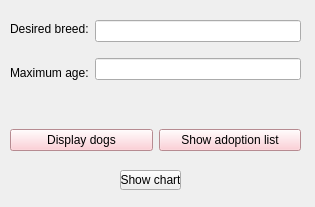
<?xml version="1.0" encoding="UTF-8"?>
<ui version="4.0">
 <class>userwindow</class>
 <widget class="QWidget" name="userwindow">
  <property name="windowModality">
   <enum>Qt::WindowModality::NonModal</enum>
  </property>
  <property name="geometry">
   <rect>
    <x>0</x>
    <y>0</y>
    <width>315</width>
    <height>207</height>
   </rect>
  </property>
  <property name="acceptDrops">
   <bool>true</bool>
  </property>
  <property name="windowTitle">
   <string>User</string>
  </property>
  <property name="autoFillBackground">
   <bool>true</bool>
  </property>
  <widget class="QWidget" name="horizontalLayoutWidget">
   <property name="geometry">
    <rect>
     <x>10</x>
     <y>10</y>
     <width>291</width>
     <height>81</height>
    </rect>
   </property>
   <layout class="QHBoxLayout" name="horizontalLayout">
    <item>
     <layout class="QVBoxLayout" name="verticalLayout_3">
      <item>
       <widget class="QLabel" name="label">
        <property name="text">
         <string>Desired breed:</string>
        </property>
       </widget>
      </item>
      <item>
       <widget class="QLabel" name="label_2">
        <property name="text">
         <string>Maximum age:</string>
        </property>
       </widget>
      </item>
     </layout>
    </item>
    <item>
     <layout class="QVBoxLayout" name="verticalLayout_2">
      <item>
       <widget class="QLineEdit" name="lineEditBreed"/>
      </item>
      <item>
       <widget class="QLineEdit" name="lineEditAge"/>
      </item>
     </layout>
    </item>
   </layout>
  </widget>
  <widget class="QWidget" name="horizontalLayoutWidget_2">
   <property name="geometry">
    <rect>
     <x>10</x>
     <y>100</y>
     <width>291</width>
     <height>80</height>
    </rect>
   </property>
   <layout class="QHBoxLayout" name="horizontalLayout_2">
    <item>
     <widget class="QPushButton" name="DisplayDogs">
      <property name="palette">
       <palette>
        <active>
         <colorrole role="WindowText">
          <brush brushstyle="SolidPattern">
           <color alpha="255">
            <red>0</red>
            <green>0</green>
            <blue>0</blue>
           </color>
          </brush>
         </colorrole>
         <colorrole role="Button">
          <brush brushstyle="SolidPattern">
           <color alpha="255">
            <red>255</red>
            <green>194</green>
            <blue>203</blue>
           </color>
          </brush>
         </colorrole>
         <colorrole role="Light">
          <brush brushstyle="SolidPattern">
           <color alpha="255">
            <red>255</red>
            <green>255</green>
            <blue>255</blue>
           </color>
          </brush>
         </colorrole>
         <colorrole role="Midlight">
          <brush brushstyle="SolidPattern">
           <color alpha="255">
            <red>255</red>
            <green>224</green>
            <blue>229</blue>
           </color>
          </brush>
         </colorrole>
         <colorrole role="Dark">
          <brush brushstyle="SolidPattern">
           <color alpha="255">
            <red>127</red>
            <green>97</green>
            <blue>101</blue>
           </color>
          </brush>
         </colorrole>
         <colorrole role="Mid">
          <brush brushstyle="SolidPattern">
           <color alpha="255">
            <red>170</red>
            <green>129</green>
            <blue>135</blue>
           </color>
          </brush>
         </colorrole>
         <colorrole role="Text">
          <brush brushstyle="SolidPattern">
           <color alpha="255">
            <red>0</red>
            <green>0</green>
            <blue>0</blue>
           </color>
          </brush>
         </colorrole>
         <colorrole role="BrightText">
          <brush brushstyle="SolidPattern">
           <color alpha="255">
            <red>255</red>
            <green>255</green>
            <blue>255</blue>
           </color>
          </brush>
         </colorrole>
         <colorrole role="ButtonText">
          <brush brushstyle="SolidPattern">
           <color alpha="255">
            <red>0</red>
            <green>0</green>
            <blue>0</blue>
           </color>
          </brush>
         </colorrole>
         <colorrole role="Base">
          <brush brushstyle="SolidPattern">
           <color alpha="255">
            <red>255</red>
            <green>255</green>
            <blue>255</blue>
           </color>
          </brush>
         </colorrole>
         <colorrole role="Window">
          <brush brushstyle="SolidPattern">
           <color alpha="255">
            <red>255</red>
            <green>194</green>
            <blue>203</blue>
           </color>
          </brush>
         </colorrole>
         <colorrole role="Shadow">
          <brush brushstyle="SolidPattern">
           <color alpha="255">
            <red>0</red>
            <green>0</green>
            <blue>0</blue>
           </color>
          </brush>
         </colorrole>
         <colorrole role="AlternateBase">
          <brush brushstyle="SolidPattern">
           <color alpha="255">
            <red>255</red>
            <green>224</green>
            <blue>229</blue>
           </color>
          </brush>
         </colorrole>
         <colorrole role="ToolTipBase">
          <brush brushstyle="SolidPattern">
           <color alpha="255">
            <red>255</red>
            <green>255</green>
            <blue>220</blue>
           </color>
          </brush>
         </colorrole>
         <colorrole role="ToolTipText">
          <brush brushstyle="SolidPattern">
           <color alpha="255">
            <red>0</red>
            <green>0</green>
            <blue>0</blue>
           </color>
          </brush>
         </colorrole>
         <colorrole role="PlaceholderText">
          <brush brushstyle="SolidPattern">
           <color alpha="127">
            <red>0</red>
            <green>0</green>
            <blue>0</blue>
           </color>
          </brush>
         </colorrole>
         <colorrole role="Accent">
          <brush brushstyle="SolidPattern">
           <color alpha="255">
            <red>255</red>
            <green>255</green>
            <blue>255</blue>
           </color>
          </brush>
         </colorrole>
        </active>
        <inactive>
         <colorrole role="WindowText">
          <brush brushstyle="SolidPattern">
           <color alpha="255">
            <red>0</red>
            <green>0</green>
            <blue>0</blue>
           </color>
          </brush>
         </colorrole>
         <colorrole role="Button">
          <brush brushstyle="SolidPattern">
           <color alpha="255">
            <red>255</red>
            <green>194</green>
            <blue>203</blue>
           </color>
          </brush>
         </colorrole>
         <colorrole role="Light">
          <brush brushstyle="SolidPattern">
           <color alpha="255">
            <red>255</red>
            <green>255</green>
            <blue>255</blue>
           </color>
          </brush>
         </colorrole>
         <colorrole role="Midlight">
          <brush brushstyle="SolidPattern">
           <color alpha="255">
            <red>255</red>
            <green>224</green>
            <blue>229</blue>
           </color>
          </brush>
         </colorrole>
         <colorrole role="Dark">
          <brush brushstyle="SolidPattern">
           <color alpha="255">
            <red>127</red>
            <green>97</green>
            <blue>101</blue>
           </color>
          </brush>
         </colorrole>
         <colorrole role="Mid">
          <brush brushstyle="SolidPattern">
           <color alpha="255">
            <red>170</red>
            <green>129</green>
            <blue>135</blue>
           </color>
          </brush>
         </colorrole>
         <colorrole role="Text">
          <brush brushstyle="SolidPattern">
           <color alpha="255">
            <red>0</red>
            <green>0</green>
            <blue>0</blue>
           </color>
          </brush>
         </colorrole>
         <colorrole role="BrightText">
          <brush brushstyle="SolidPattern">
           <color alpha="255">
            <red>255</red>
            <green>255</green>
            <blue>255</blue>
           </color>
          </brush>
         </colorrole>
         <colorrole role="ButtonText">
          <brush brushstyle="SolidPattern">
           <color alpha="255">
            <red>0</red>
            <green>0</green>
            <blue>0</blue>
           </color>
          </brush>
         </colorrole>
         <colorrole role="Base">
          <brush brushstyle="SolidPattern">
           <color alpha="255">
            <red>255</red>
            <green>255</green>
            <blue>255</blue>
           </color>
          </brush>
         </colorrole>
         <colorrole role="Window">
          <brush brushstyle="SolidPattern">
           <color alpha="255">
            <red>255</red>
            <green>194</green>
            <blue>203</blue>
           </color>
          </brush>
         </colorrole>
         <colorrole role="Shadow">
          <brush brushstyle="SolidPattern">
           <color alpha="255">
            <red>0</red>
            <green>0</green>
            <blue>0</blue>
           </color>
          </brush>
         </colorrole>
         <colorrole role="AlternateBase">
          <brush brushstyle="SolidPattern">
           <color alpha="255">
            <red>255</red>
            <green>224</green>
            <blue>229</blue>
           </color>
          </brush>
         </colorrole>
         <colorrole role="ToolTipBase">
          <brush brushstyle="SolidPattern">
           <color alpha="255">
            <red>255</red>
            <green>255</green>
            <blue>220</blue>
           </color>
          </brush>
         </colorrole>
         <colorrole role="ToolTipText">
          <brush brushstyle="SolidPattern">
           <color alpha="255">
            <red>0</red>
            <green>0</green>
            <blue>0</blue>
           </color>
          </brush>
         </colorrole>
         <colorrole role="PlaceholderText">
          <brush brushstyle="SolidPattern">
           <color alpha="127">
            <red>0</red>
            <green>0</green>
            <blue>0</blue>
           </color>
          </brush>
         </colorrole>
         <colorrole role="Accent">
          <brush brushstyle="SolidPattern">
           <color alpha="255">
            <red>255</red>
            <green>255</green>
            <blue>255</blue>
           </color>
          </brush>
         </colorrole>
        </inactive>
        <disabled>
         <colorrole role="WindowText">
          <brush brushstyle="SolidPattern">
           <color alpha="255">
            <red>127</red>
            <green>97</green>
            <blue>101</blue>
           </color>
          </brush>
         </colorrole>
         <colorrole role="Button">
          <brush brushstyle="SolidPattern">
           <color alpha="255">
            <red>255</red>
            <green>194</green>
            <blue>203</blue>
           </color>
          </brush>
         </colorrole>
         <colorrole role="Light">
          <brush brushstyle="SolidPattern">
           <color alpha="255">
            <red>255</red>
            <green>255</green>
            <blue>255</blue>
           </color>
          </brush>
         </colorrole>
         <colorrole role="Midlight">
          <brush brushstyle="SolidPattern">
           <color alpha="255">
            <red>255</red>
            <green>224</green>
            <blue>229</blue>
           </color>
          </brush>
         </colorrole>
         <colorrole role="Dark">
          <brush brushstyle="SolidPattern">
           <color alpha="255">
            <red>127</red>
            <green>97</green>
            <blue>101</blue>
           </color>
          </brush>
         </colorrole>
         <colorrole role="Mid">
          <brush brushstyle="SolidPattern">
           <color alpha="255">
            <red>170</red>
            <green>129</green>
            <blue>135</blue>
           </color>
          </brush>
         </colorrole>
         <colorrole role="Text">
          <brush brushstyle="SolidPattern">
           <color alpha="255">
            <red>127</red>
            <green>97</green>
            <blue>101</blue>
           </color>
          </brush>
         </colorrole>
         <colorrole role="BrightText">
          <brush brushstyle="SolidPattern">
           <color alpha="255">
            <red>255</red>
            <green>255</green>
            <blue>255</blue>
           </color>
          </brush>
         </colorrole>
         <colorrole role="ButtonText">
          <brush brushstyle="SolidPattern">
           <color alpha="255">
            <red>127</red>
            <green>97</green>
            <blue>101</blue>
           </color>
          </brush>
         </colorrole>
         <colorrole role="Base">
          <brush brushstyle="SolidPattern">
           <color alpha="255">
            <red>255</red>
            <green>194</green>
            <blue>203</blue>
           </color>
          </brush>
         </colorrole>
         <colorrole role="Window">
          <brush brushstyle="SolidPattern">
           <color alpha="255">
            <red>255</red>
            <green>194</green>
            <blue>203</blue>
           </color>
          </brush>
         </colorrole>
         <colorrole role="Shadow">
          <brush brushstyle="SolidPattern">
           <color alpha="255">
            <red>0</red>
            <green>0</green>
            <blue>0</blue>
           </color>
          </brush>
         </colorrole>
         <colorrole role="AlternateBase">
          <brush brushstyle="SolidPattern">
           <color alpha="255">
            <red>255</red>
            <green>194</green>
            <blue>203</blue>
           </color>
          </brush>
         </colorrole>
         <colorrole role="ToolTipBase">
          <brush brushstyle="SolidPattern">
           <color alpha="255">
            <red>255</red>
            <green>255</green>
            <blue>220</blue>
           </color>
          </brush>
         </colorrole>
         <colorrole role="ToolTipText">
          <brush brushstyle="SolidPattern">
           <color alpha="255">
            <red>0</red>
            <green>0</green>
            <blue>0</blue>
           </color>
          </brush>
         </colorrole>
         <colorrole role="PlaceholderText">
          <brush brushstyle="SolidPattern">
           <color alpha="127">
            <red>127</red>
            <green>97</green>
            <blue>101</blue>
           </color>
          </brush>
         </colorrole>
         <colorrole role="Accent">
          <brush brushstyle="SolidPattern">
           <color alpha="255">
            <red>255</red>
            <green>255</green>
            <blue>255</blue>
           </color>
          </brush>
         </colorrole>
        </disabled>
       </palette>
      </property>
      <property name="cursor">
       <cursorShape>PointingHandCursor</cursorShape>
      </property>
      <property name="text">
       <string>Display dogs</string>
      </property>
     </widget>
    </item>
    <item>
     <widget class="QPushButton" name="AdoptionList">
      <property name="palette">
       <palette>
        <active>
         <colorrole role="WindowText">
          <brush brushstyle="SolidPattern">
           <color alpha="255">
            <red>0</red>
            <green>0</green>
            <blue>0</blue>
           </color>
          </brush>
         </colorrole>
         <colorrole role="Button">
          <brush brushstyle="SolidPattern">
           <color alpha="255">
            <red>255</red>
            <green>194</green>
            <blue>203</blue>
           </color>
          </brush>
         </colorrole>
         <colorrole role="Light">
          <brush brushstyle="SolidPattern">
           <color alpha="255">
            <red>255</red>
            <green>255</green>
            <blue>255</blue>
           </color>
          </brush>
         </colorrole>
         <colorrole role="Midlight">
          <brush brushstyle="SolidPattern">
           <color alpha="255">
            <red>255</red>
            <green>224</green>
            <blue>229</blue>
           </color>
          </brush>
         </colorrole>
         <colorrole role="Dark">
          <brush brushstyle="SolidPattern">
           <color alpha="255">
            <red>127</red>
            <green>97</green>
            <blue>101</blue>
           </color>
          </brush>
         </colorrole>
         <colorrole role="Mid">
          <brush brushstyle="SolidPattern">
           <color alpha="255">
            <red>170</red>
            <green>129</green>
            <blue>135</blue>
           </color>
          </brush>
         </colorrole>
         <colorrole role="Text">
          <brush brushstyle="SolidPattern">
           <color alpha="255">
            <red>0</red>
            <green>0</green>
            <blue>0</blue>
           </color>
          </brush>
         </colorrole>
         <colorrole role="BrightText">
          <brush brushstyle="SolidPattern">
           <color alpha="255">
            <red>255</red>
            <green>255</green>
            <blue>255</blue>
           </color>
          </brush>
         </colorrole>
         <colorrole role="ButtonText">
          <brush brushstyle="SolidPattern">
           <color alpha="255">
            <red>0</red>
            <green>0</green>
            <blue>0</blue>
           </color>
          </brush>
         </colorrole>
         <colorrole role="Base">
          <brush brushstyle="SolidPattern">
           <color alpha="255">
            <red>255</red>
            <green>255</green>
            <blue>255</blue>
           </color>
          </brush>
         </colorrole>
         <colorrole role="Window">
          <brush brushstyle="SolidPattern">
           <color alpha="255">
            <red>255</red>
            <green>194</green>
            <blue>203</blue>
           </color>
          </brush>
         </colorrole>
         <colorrole role="Shadow">
          <brush brushstyle="SolidPattern">
           <color alpha="255">
            <red>0</red>
            <green>0</green>
            <blue>0</blue>
           </color>
          </brush>
         </colorrole>
         <colorrole role="AlternateBase">
          <brush brushstyle="SolidPattern">
           <color alpha="255">
            <red>255</red>
            <green>224</green>
            <blue>229</blue>
           </color>
          </brush>
         </colorrole>
         <colorrole role="ToolTipBase">
          <brush brushstyle="SolidPattern">
           <color alpha="255">
            <red>255</red>
            <green>255</green>
            <blue>220</blue>
           </color>
          </brush>
         </colorrole>
         <colorrole role="ToolTipText">
          <brush brushstyle="SolidPattern">
           <color alpha="255">
            <red>0</red>
            <green>0</green>
            <blue>0</blue>
           </color>
          </brush>
         </colorrole>
         <colorrole role="PlaceholderText">
          <brush brushstyle="SolidPattern">
           <color alpha="127">
            <red>0</red>
            <green>0</green>
            <blue>0</blue>
           </color>
          </brush>
         </colorrole>
         <colorrole role="Accent">
          <brush brushstyle="SolidPattern">
           <color alpha="255">
            <red>255</red>
            <green>255</green>
            <blue>255</blue>
           </color>
          </brush>
         </colorrole>
        </active>
        <inactive>
         <colorrole role="WindowText">
          <brush brushstyle="SolidPattern">
           <color alpha="255">
            <red>0</red>
            <green>0</green>
            <blue>0</blue>
           </color>
          </brush>
         </colorrole>
         <colorrole role="Button">
          <brush brushstyle="SolidPattern">
           <color alpha="255">
            <red>255</red>
            <green>194</green>
            <blue>203</blue>
           </color>
          </brush>
         </colorrole>
         <colorrole role="Light">
          <brush brushstyle="SolidPattern">
           <color alpha="255">
            <red>255</red>
            <green>255</green>
            <blue>255</blue>
           </color>
          </brush>
         </colorrole>
         <colorrole role="Midlight">
          <brush brushstyle="SolidPattern">
           <color alpha="255">
            <red>255</red>
            <green>224</green>
            <blue>229</blue>
           </color>
          </brush>
         </colorrole>
         <colorrole role="Dark">
          <brush brushstyle="SolidPattern">
           <color alpha="255">
            <red>127</red>
            <green>97</green>
            <blue>101</blue>
           </color>
          </brush>
         </colorrole>
         <colorrole role="Mid">
          <brush brushstyle="SolidPattern">
           <color alpha="255">
            <red>170</red>
            <green>129</green>
            <blue>135</blue>
           </color>
          </brush>
         </colorrole>
         <colorrole role="Text">
          <brush brushstyle="SolidPattern">
           <color alpha="255">
            <red>0</red>
            <green>0</green>
            <blue>0</blue>
           </color>
          </brush>
         </colorrole>
         <colorrole role="BrightText">
          <brush brushstyle="SolidPattern">
           <color alpha="255">
            <red>255</red>
            <green>255</green>
            <blue>255</blue>
           </color>
          </brush>
         </colorrole>
         <colorrole role="ButtonText">
          <brush brushstyle="SolidPattern">
           <color alpha="255">
            <red>0</red>
            <green>0</green>
            <blue>0</blue>
           </color>
          </brush>
         </colorrole>
         <colorrole role="Base">
          <brush brushstyle="SolidPattern">
           <color alpha="255">
            <red>255</red>
            <green>255</green>
            <blue>255</blue>
           </color>
          </brush>
         </colorrole>
         <colorrole role="Window">
          <brush brushstyle="SolidPattern">
           <color alpha="255">
            <red>255</red>
            <green>194</green>
            <blue>203</blue>
           </color>
          </brush>
         </colorrole>
         <colorrole role="Shadow">
          <brush brushstyle="SolidPattern">
           <color alpha="255">
            <red>0</red>
            <green>0</green>
            <blue>0</blue>
           </color>
          </brush>
         </colorrole>
         <colorrole role="AlternateBase">
          <brush brushstyle="SolidPattern">
           <color alpha="255">
            <red>255</red>
            <green>224</green>
            <blue>229</blue>
           </color>
          </brush>
         </colorrole>
         <colorrole role="ToolTipBase">
          <brush brushstyle="SolidPattern">
           <color alpha="255">
            <red>255</red>
            <green>255</green>
            <blue>220</blue>
           </color>
          </brush>
         </colorrole>
         <colorrole role="ToolTipText">
          <brush brushstyle="SolidPattern">
           <color alpha="255">
            <red>0</red>
            <green>0</green>
            <blue>0</blue>
           </color>
          </brush>
         </colorrole>
         <colorrole role="PlaceholderText">
          <brush brushstyle="SolidPattern">
           <color alpha="127">
            <red>0</red>
            <green>0</green>
            <blue>0</blue>
           </color>
          </brush>
         </colorrole>
         <colorrole role="Accent">
          <brush brushstyle="SolidPattern">
           <color alpha="255">
            <red>255</red>
            <green>255</green>
            <blue>255</blue>
           </color>
          </brush>
         </colorrole>
        </inactive>
        <disabled>
         <colorrole role="WindowText">
          <brush brushstyle="SolidPattern">
           <color alpha="255">
            <red>127</red>
            <green>97</green>
            <blue>101</blue>
           </color>
          </brush>
         </colorrole>
         <colorrole role="Button">
          <brush brushstyle="SolidPattern">
           <color alpha="255">
            <red>255</red>
            <green>194</green>
            <blue>203</blue>
           </color>
          </brush>
         </colorrole>
         <colorrole role="Light">
          <brush brushstyle="SolidPattern">
           <color alpha="255">
            <red>255</red>
            <green>255</green>
            <blue>255</blue>
           </color>
          </brush>
         </colorrole>
         <colorrole role="Midlight">
          <brush brushstyle="SolidPattern">
           <color alpha="255">
            <red>255</red>
            <green>224</green>
            <blue>229</blue>
           </color>
          </brush>
         </colorrole>
         <colorrole role="Dark">
          <brush brushstyle="SolidPattern">
           <color alpha="255">
            <red>127</red>
            <green>97</green>
            <blue>101</blue>
           </color>
          </brush>
         </colorrole>
         <colorrole role="Mid">
          <brush brushstyle="SolidPattern">
           <color alpha="255">
            <red>170</red>
            <green>129</green>
            <blue>135</blue>
           </color>
          </brush>
         </colorrole>
         <colorrole role="Text">
          <brush brushstyle="SolidPattern">
           <color alpha="255">
            <red>127</red>
            <green>97</green>
            <blue>101</blue>
           </color>
          </brush>
         </colorrole>
         <colorrole role="BrightText">
          <brush brushstyle="SolidPattern">
           <color alpha="255">
            <red>255</red>
            <green>255</green>
            <blue>255</blue>
           </color>
          </brush>
         </colorrole>
         <colorrole role="ButtonText">
          <brush brushstyle="SolidPattern">
           <color alpha="255">
            <red>127</red>
            <green>97</green>
            <blue>101</blue>
           </color>
          </brush>
         </colorrole>
         <colorrole role="Base">
          <brush brushstyle="SolidPattern">
           <color alpha="255">
            <red>255</red>
            <green>194</green>
            <blue>203</blue>
           </color>
          </brush>
         </colorrole>
         <colorrole role="Window">
          <brush brushstyle="SolidPattern">
           <color alpha="255">
            <red>255</red>
            <green>194</green>
            <blue>203</blue>
           </color>
          </brush>
         </colorrole>
         <colorrole role="Shadow">
          <brush brushstyle="SolidPattern">
           <color alpha="255">
            <red>0</red>
            <green>0</green>
            <blue>0</blue>
           </color>
          </brush>
         </colorrole>
         <colorrole role="AlternateBase">
          <brush brushstyle="SolidPattern">
           <color alpha="255">
            <red>255</red>
            <green>194</green>
            <blue>203</blue>
           </color>
          </brush>
         </colorrole>
         <colorrole role="ToolTipBase">
          <brush brushstyle="SolidPattern">
           <color alpha="255">
            <red>255</red>
            <green>255</green>
            <blue>220</blue>
           </color>
          </brush>
         </colorrole>
         <colorrole role="ToolTipText">
          <brush brushstyle="SolidPattern">
           <color alpha="255">
            <red>0</red>
            <green>0</green>
            <blue>0</blue>
           </color>
          </brush>
         </colorrole>
         <colorrole role="PlaceholderText">
          <brush brushstyle="SolidPattern">
           <color alpha="127">
            <red>127</red>
            <green>97</green>
            <blue>101</blue>
           </color>
          </brush>
         </colorrole>
         <colorrole role="Accent">
          <brush brushstyle="SolidPattern">
           <color alpha="255">
            <red>255</red>
            <green>255</green>
            <blue>255</blue>
           </color>
          </brush>
         </colorrole>
        </disabled>
       </palette>
      </property>
      <property name="cursor">
       <cursorShape>PointingHandCursor</cursorShape>
      </property>
      <property name="contextMenuPolicy">
       <enum>Qt::ContextMenuPolicy::DefaultContextMenu</enum>
      </property>
      <property name="text">
       <string>Show adoption list</string>
      </property>
     </widget>
    </item>
   </layout>
  </widget>
  <widget class="QPushButton" name="pushButtonChart">
   <property name="geometry">
    <rect>
     <x>120</x>
     <y>170</y>
     <width>61</width>
     <height>20</height>
    </rect>
   </property>
   <property name="text">
    <string>Show chart</string>
   </property>
  </widget>
 </widget>
 <resources/>
 <connections/>
</ui>
